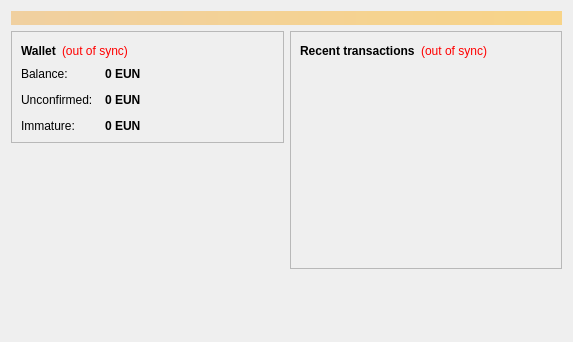
<?xml version="1.0" encoding="UTF-8"?>
<ui version="4.0">
 <class>OverviewPage</class>
 <widget class="QWidget" name="OverviewPage">
  <property name="geometry">
   <rect>
    <x>0</x>
    <y>0</y>
    <width>573</width>
    <height>342</height>
   </rect>
  </property>
  <property name="windowTitle">
   <string>Form</string>
  </property>
  <layout class="QVBoxLayout" name="topLayout">
   <item>
    <widget class="QLabel" name="labelAlerts">
     <property name="visible">
      <bool>false</bool>
     </property>
     <property name="styleSheet">
      <string notr="true">background-color: qlineargradient(x1: 0, y1: 0, x2: 1, y2: 0, stop:0 #F0D0A0, stop:1 #F8D488); color:#000000;</string>
     </property>
     <property name="wordWrap">
      <bool>true</bool>
     </property>
     <property name="margin">
      <number>3</number>
     </property>
    </widget>
   </item>
   <item>
    <layout class="QHBoxLayout" name="horizontalLayout" stretch="1,1">
     <item>
      <layout class="QVBoxLayout" name="verticalLayout_2">
       <item>
        <widget class="QFrame" name="frame">
         <property name="frameShape">
          <enum>QFrame::StyledPanel</enum>
         </property>
         <property name="frameShadow">
          <enum>QFrame::Raised</enum>
         </property>
         <layout class="QVBoxLayout" name="verticalLayout_4">
          <item>
           <layout class="QHBoxLayout" name="horizontalLayout_4">
            <item>
             <widget class="QLabel" name="label_5">
              <property name="font">
               <font>
                <weight>75</weight>
                <bold>true</bold>
               </font>
              </property>
              <property name="text">
               <string>Wallet</string>
              </property>
             </widget>
            </item>
            <item>
             <widget class="QLabel" name="labelWalletStatus">
              <property name="toolTip">
               <string>The displayed information may be out of date. Your wallet automatically synchronizes with the Euncoin network after a connection is established, but this process has not completed yet.</string>
              </property>
              <property name="styleSheet">
               <string notr="true">QLabel { color: red; }</string>
              </property>
              <property name="text">
               <string notr="true">(out of sync)</string>
              </property>
              <property name="alignment">
               <set>Qt::AlignLeading|Qt::AlignLeft|Qt::AlignVCenter</set>
              </property>
             </widget>
            </item>
            <item>
             <spacer name="horizontalSpacer_2">
              <property name="orientation">
               <enum>Qt::Horizontal</enum>
              </property>
              <property name="sizeHint" stdset="0">
               <size>
                <width>40</width>
                <height>20</height>
               </size>
              </property>
             </spacer>
            </item>
           </layout>
          </item>
          <item>
           <layout class="QFormLayout" name="formLayout_2">
            <property name="fieldGrowthPolicy">
             <enum>QFormLayout::AllNonFixedFieldsGrow</enum>
            </property>
            <property name="horizontalSpacing">
             <number>12</number>
            </property>
            <property name="verticalSpacing">
             <number>12</number>
            </property>
            <item row="0" column="0">
             <widget class="QLabel" name="label">
              <property name="text">
               <string>Balance:</string>
              </property>
             </widget>
            </item>
            <item row="0" column="1">
             <widget class="QLabel" name="labelBalance">
              <property name="font">
               <font>
                <weight>75</weight>
                <bold>true</bold>
               </font>
              </property>
              <property name="cursor">
               <cursorShape>IBeamCursor</cursorShape>
              </property>
              <property name="toolTip">
               <string>Your current balance</string>
              </property>
              <property name="text">
               <string notr="true">0 EUN</string>
              </property>
              <property name="textInteractionFlags">
               <set>Qt::LinksAccessibleByMouse|Qt::TextSelectableByKeyboard|Qt::TextSelectableByMouse</set>
              </property>
             </widget>
            </item>
            <item row="1" column="0">
             <widget class="QLabel" name="label_3">
              <property name="text">
               <string>Unconfirmed:</string>
              </property>
             </widget>
            </item>
            <item row="1" column="1">
             <widget class="QLabel" name="labelUnconfirmed">
              <property name="font">
               <font>
                <weight>75</weight>
                <bold>true</bold>
               </font>
              </property>
              <property name="cursor">
               <cursorShape>IBeamCursor</cursorShape>
              </property>
              <property name="toolTip">
               <string>Total of transactions that have yet to be confirmed, and do not yet count toward the current balance</string>
              </property>
              <property name="text">
               <string notr="true">0 EUN</string>
              </property>
              <property name="textInteractionFlags">
               <set>Qt::LinksAccessibleByMouse|Qt::TextSelectableByKeyboard|Qt::TextSelectableByMouse</set>
              </property>
             </widget>
            </item>
            <item row="2" column="0">
             <widget class="QLabel" name="labelImmatureText">
              <property name="text">
               <string>Immature:</string>
              </property>
             </widget>
            </item>
            <item row="2" column="1">
             <widget class="QLabel" name="labelImmature">
              <property name="font">
               <font>
                <weight>75</weight>
                <bold>true</bold>
               </font>
              </property>
              <property name="toolTip">
               <string>Mined balance that has not yet matured</string>
              </property>
              <property name="text">
               <string notr="true">0 EUN</string>
              </property>
              <property name="textInteractionFlags">
               <set>Qt::LinksAccessibleByMouse|Qt::TextSelectableByKeyboard|Qt::TextSelectableByMouse</set>
              </property>
             </widget>
            </item>
           </layout>
          </item>
         </layout>
        </widget>
       </item>
       <item>
        <spacer name="verticalSpacer">
         <property name="orientation">
          <enum>Qt::Vertical</enum>
         </property>
         <property name="sizeHint" stdset="0">
          <size>
           <width>20</width>
           <height>40</height>
          </size>
         </property>
        </spacer>
       </item>
      </layout>
     </item>
     <item>
      <layout class="QVBoxLayout" name="verticalLayout_3">
       <item>
        <widget class="QFrame" name="frame_2">
         <property name="frameShape">
          <enum>QFrame::StyledPanel</enum>
         </property>
         <property name="frameShadow">
          <enum>QFrame::Raised</enum>
         </property>
         <layout class="QVBoxLayout" name="verticalLayout">
          <item>
           <layout class="QHBoxLayout" name="horizontalLayout_2">
            <item>
             <widget class="QLabel" name="label_4">
              <property name="text">
               <string>&lt;b&gt;Recent transactions&lt;/b&gt;</string>
              </property>
             </widget>
            </item>
            <item>
             <widget class="QLabel" name="labelTransactionsStatus">
              <property name="toolTip">
               <string>The displayed information may be out of date. Your wallet automatically synchronizes with the Euncoin network after a connection is established, but this process has not completed yet.</string>
              </property>
              <property name="styleSheet">
               <string notr="true">QLabel { color: red; }</string>
              </property>
              <property name="text">
               <string notr="true">(out of sync)</string>
              </property>
              <property name="alignment">
               <set>Qt::AlignRight|Qt::AlignTrailing|Qt::AlignVCenter</set>
              </property>
             </widget>
            </item>
            <item>
             <spacer name="horizontalSpacer">
              <property name="orientation">
               <enum>Qt::Horizontal</enum>
              </property>
              <property name="sizeHint" stdset="0">
               <size>
                <width>40</width>
                <height>20</height>
               </size>
              </property>
             </spacer>
            </item>
           </layout>
          </item>
          <item>
           <widget class="QListView" name="listTransactions">
            <property name="styleSheet">
             <string notr="true">QListView { background: transparent; }</string>
            </property>
            <property name="frameShape">
             <enum>QFrame::NoFrame</enum>
            </property>
            <property name="verticalScrollBarPolicy">
             <enum>Qt::ScrollBarAlwaysOff</enum>
            </property>
            <property name="horizontalScrollBarPolicy">
             <enum>Qt::ScrollBarAlwaysOff</enum>
            </property>
            <property name="selectionMode">
             <enum>QAbstractItemView::NoSelection</enum>
            </property>
           </widget>
          </item>
         </layout>
        </widget>
       </item>
       <item>
        <spacer name="verticalSpacer_2">
         <property name="orientation">
          <enum>Qt::Vertical</enum>
         </property>
         <property name="sizeHint" stdset="0">
          <size>
           <width>20</width>
           <height>40</height>
          </size>
         </property>
        </spacer>
       </item>
      </layout>
     </item>
    </layout>
   </item>
  </layout>
 </widget>
 <resources/>
 <connections/>
</ui>
